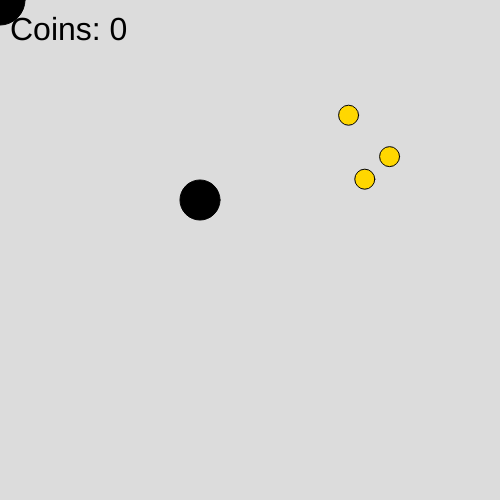
Frame 1 (no input)
Frame 60 (no input): identical to frame 1, image omitted
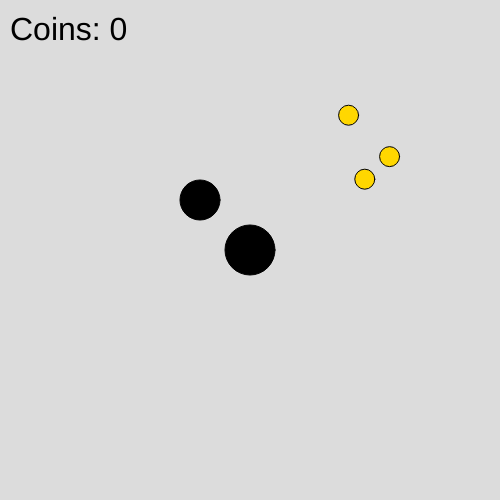
Frame 120 (the mouse pressed at the canvas centre since frame 60)

The p5.js sketch that drew these frames (run headless with seeded random() and noise() and a simulated clock; from frame 60 on, the mouse is pressed at the canvas centre):

// p5.js sketch
// ── sketch.js
let playerX = 200;
let playerY = 200;
let score = 0;
let coins = [];
function setup() {
createCanvas(500, 500);
for (let i = 0; i < 3; i++) {
    coins.push({
        
    x: random(20, width - 20), 
    y: random(20, height-20)
});
}
}
function draw() {
background(220);
for (let i = 0; i < coins.length; i++) {
fill(255, 215, 0);
circle(coins[i].x, coins[i].y, 20);
}
fill(0);
circle(playerX, playerY, 40);
circle(mouseX, mouseY, 50);
if (keyIsDown(RIGHT_ARROW)) {
    playerX = playerX + 5}
if (keyIsDown(LEFT_ARROW)) {
    playerX = playerX - 5}
if (keyIsDown(DOWN_ARROW)) {
    playerY = playerY + 5}
if (keyIsDown(UP_ARROW)) {
    playerY = playerY - 5}
for (let i = 0; i < coins.length; i++) {
let d = dist(playerX, playerY, coins[i].x, coins[i].y);
if (d < 30) {
    respawnCoin(i); 
    score = score + 1;
   }
}
fill(0);
textSize(32);
text("Coins: " + score, 10, 40);
}
function respawnCoin(i) {
    coins[i].x = random(20, width - 20);
    coins[i].y = random(20, height-20);
}
